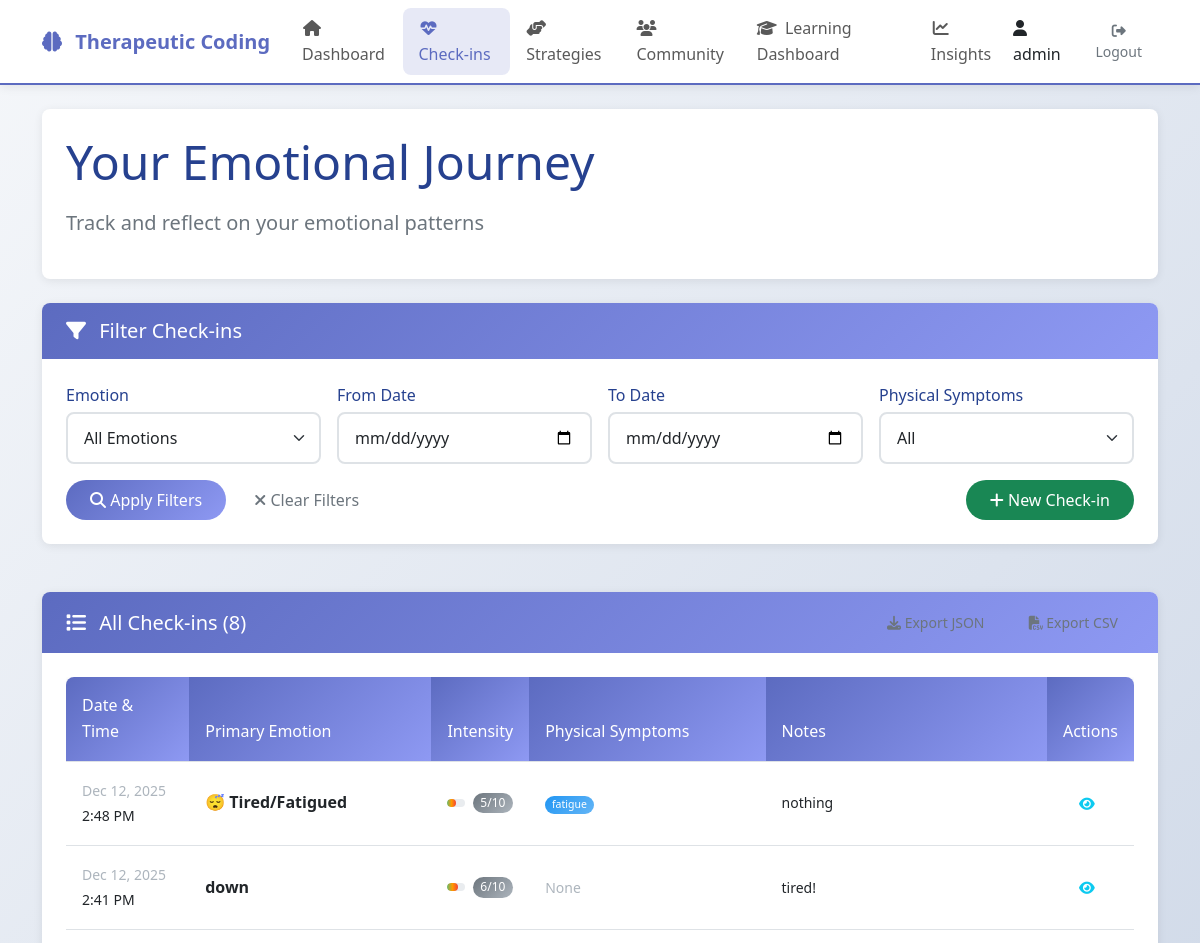
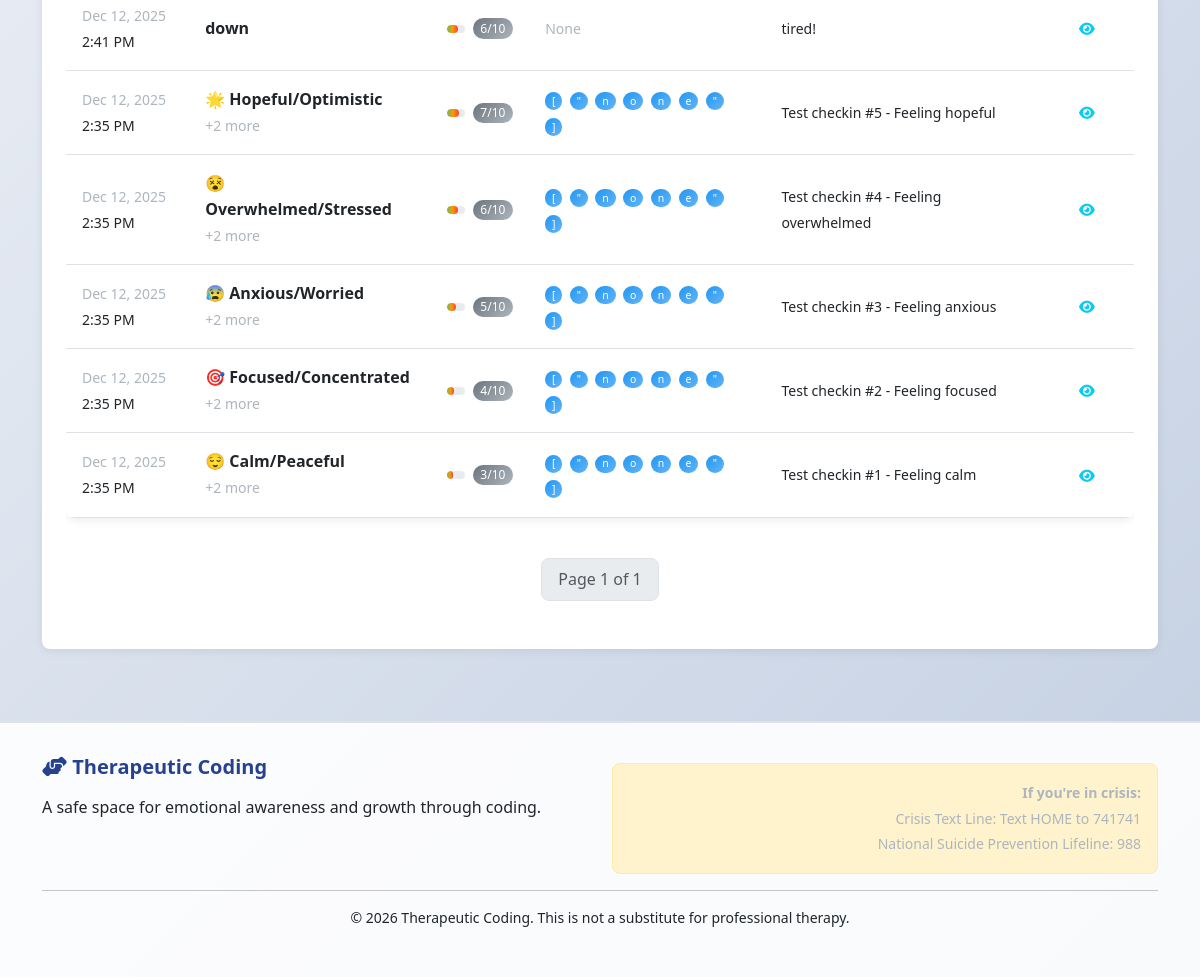
Before: /therapy/checkins/ (signed in) with the older database file (2 pictures, top to bottom).
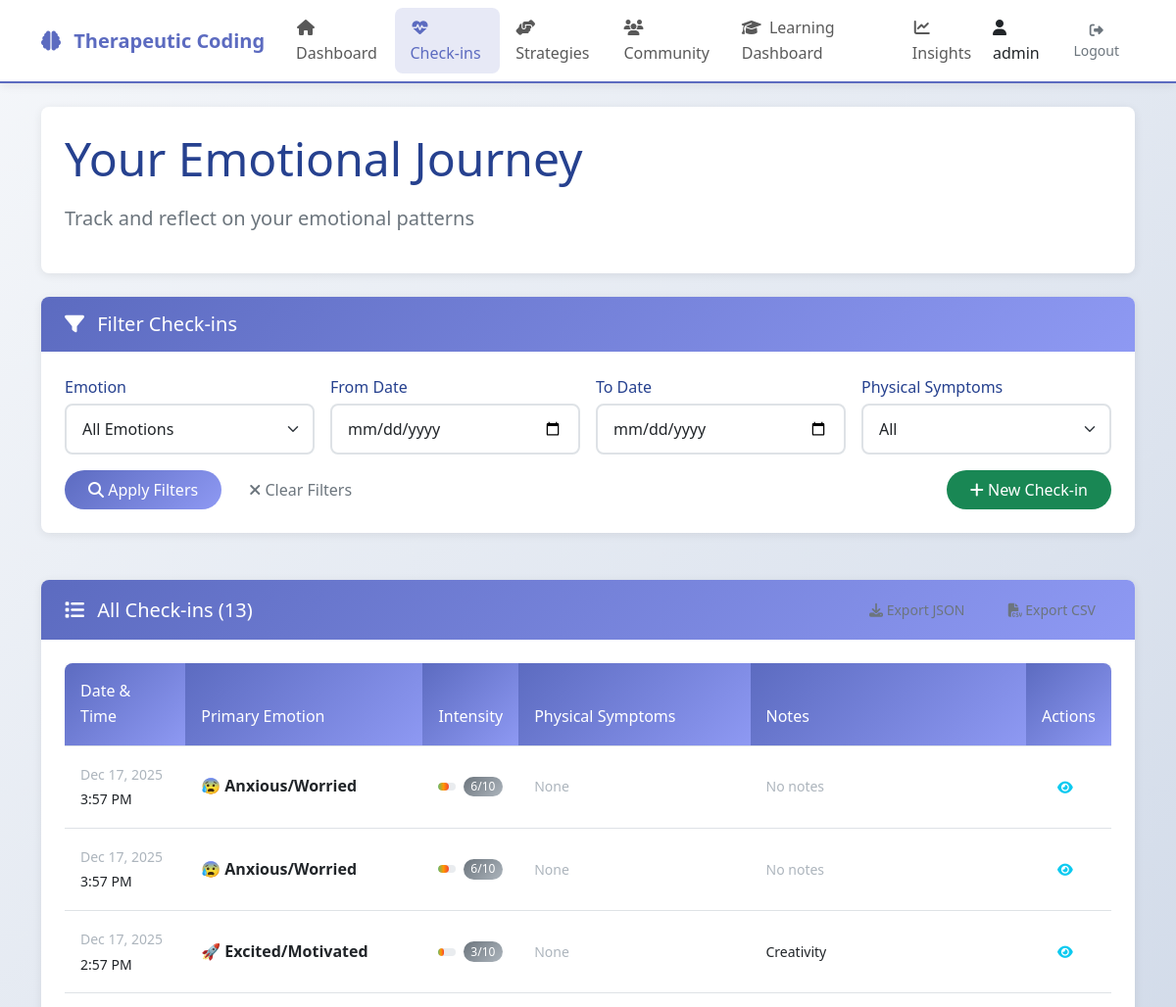
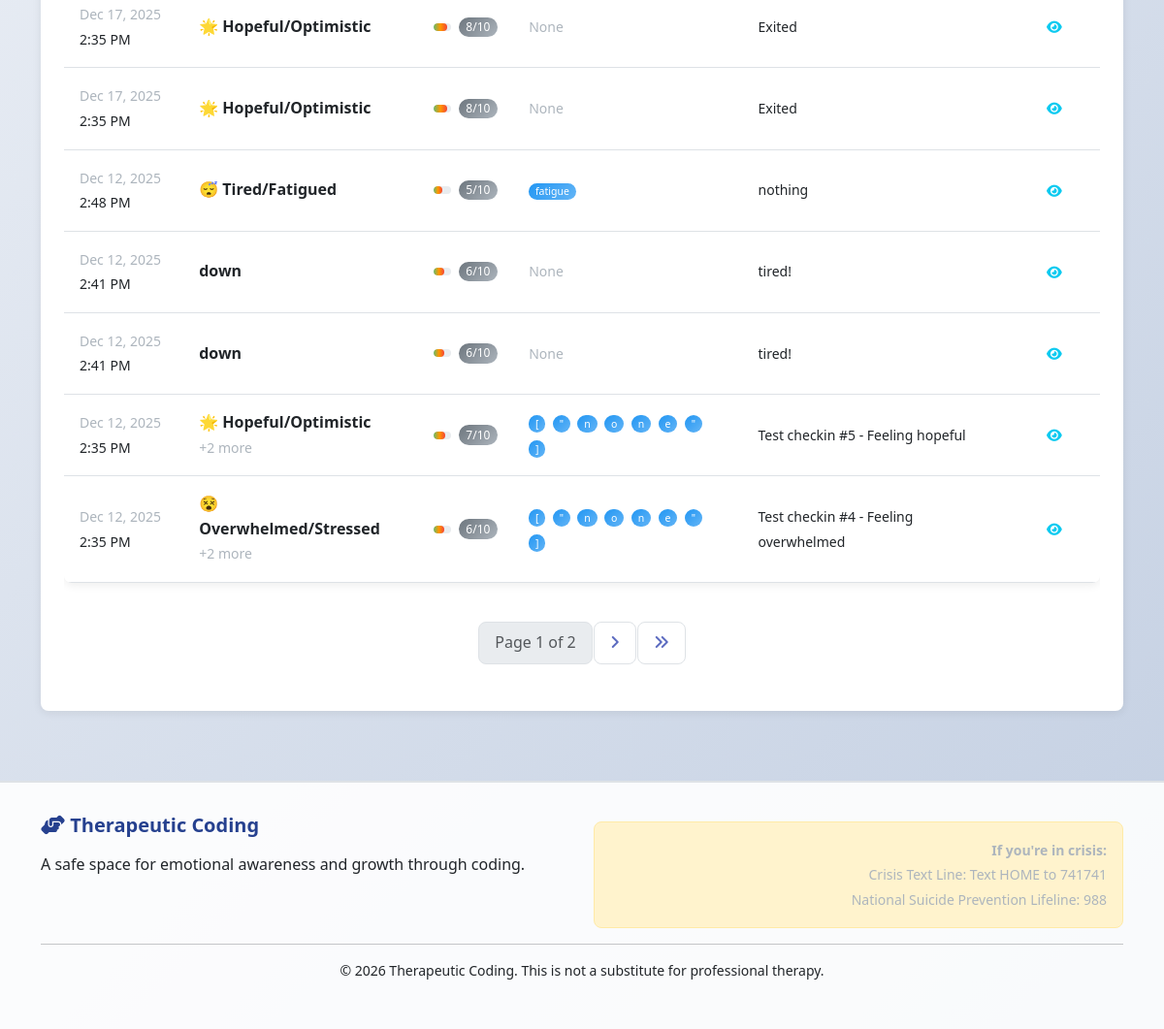
After: the same page with the newer database file (2 pictures, top to bottom).
### therapy/models.py (models this page shows, shortened)
class EmotionalCheckIn(models.Model):
    class EmotionIntensity(models.IntegerChoices):
        VERY_LOW = 1, 'Very Low'
        LOW = 2, 'Low'
        MODERATE = 3, 'Moderate'
        HIGH = 4, 'High'
        VERY_HIGH = 5, 'Very High'
    class PrimaryEmotion(models.TextChoices):
        ANXIOUS = 'anxious', '😰 Anxious/Worried'
        OVERWHELMED = 'overwhelmed', '😵 Overwhelmed/Stressed'
        DOUBTFUL = 'doubtful', '😔 Self-doubting/Insecure'
        FATIGUED = 'fatigued', '😴 Tired/Fatigued'
        CALM = 'calm', '😌 Calm/Peaceful'
        FOCUSED = 'focused', '🎯 Focused/Concentrated'
        HOPEFUL = 'hopeful', '🌟 Hopeful/Optimistic'
        FRUSTRATED = 'frustrated', '😤 Frustrated/Stuck'
        EXCITED = 'excited', '🚀 Excited/Motivated'
        NEUTRAL = 'neutral', '😐 Neutral/Balanced'
    user = models.ForeignKey(
        settings.AUTH_USER_MODEL,
        on_delete=models.CASCADE,
        related_name='emotional_checkins',
        db_index=True
    )
    primary_emotion = models.CharField(
        max_length=20,
        choices=PrimaryEmotion.choices,
        db_index=True
    )
    secondary_emotions = models.JSONField(
        default=list,
        blank=True,
        help_text="List of secondary emotions"
    )
    intensity = models.IntegerField(
        choices=EmotionIntensity.choices,
        default=EmotionIntensity.MODERATE
    )
    PHYSICAL_SYMPTOMS = [
        ('headache', 'Headache'),
        ('stomach', 'Stomach discomfort'),
        ('fatigue', 'Fatigue'),
        ('tension', 'Muscle tension'),
        ('sleep', 'Sleep issues'),
        ('appetite', 'Appetite changes'),
        ('breathing', 'Breathing changes'),
        ('heart', 'Heart rate changes'),
        ('none', 'No physical symptoms'),
    ]
    physical_symptoms = models.JSONField(
        default=list,
        blank=True,
        help_text="List of physical symptoms experienced"
    )
    trigger_description = models.TextField(blank=True)
    context_tags = models.JSONField(
        default=list,
        blank=True,
        help_text="Tags describing context (work, learning, social, etc.)"
    )
    coping_strategies_used = models.JSONField(
        default=list,
        blank=True,
        help_text="Coping strategies attempted"
    )
    coping_effectiveness = models.IntegerField(
        null=True,
        blank=True,
        validators=[MinValueValidator(1), MaxValueValidator(10)],
        help_text="How effective were coping strategies (1-10)"
    )
    notes = models.TextField(blank=True, help_text="Free-form reflection")
    key_insight = models.CharField(max_length=200, blank=True)
    created_at = models.DateTimeField(auto_now_add=True, db_index=True)
    updated_at = models.DateTimeField(auto_now=True)
    class Meta:
        ordering = ['-created_at']
        verbose_name = 'Emotional Check-in'
        verbose_name_plural = 'Emotional Check-ins'
        indexes = [
            models.Index(fields=['user', '-created_at']),
            models.Index(fields=['primary_emotion', 'created_at']),
        ]
        get_latest_by = 'created_at'

### therapy/views.py (the view)
# urls.py: path('checkins/', views.checkin_list, name='checkin_list'),
@login_required
def checkin_list(request):
    checkins = EmotionalCheckIn.objects.filter(user=request.user).order_by('-created_at')
    emotion_filter = request.GET.get('emotion', '')
    date_from = request.GET.get('date_from', '')
    date_to = request.GET.get('date_to', '')
    intensity_min = request.GET.get('intensity_min', '')
    intensity_max = request.GET.get('intensity_max', '')
    if emotion_filter:
        checkins = checkins.filter(primary_emotion=emotion_filter)
    if date_from:
        checkins = checkins.filter(created_at__date__gte=date_from)
    if date_to:
        checkins = checkins.filter(created_at__date__lte=date_to)
    if intensity_min:
        checkins = checkins.filter(intensity__gte=intensity_min)
    if intensity_max:
        checkins = checkins.filter(intensity__lte=intensity_max)
    has_symptoms = request.GET.get('has_symptoms', '')
    if has_symptoms == 'yes':
        checkins = checkins.exclude(physical_symptoms=[])
    elif has_symptoms == 'no':
        checkins = checkins.filter(physical_symptoms=[])
    paginator = Paginator(checkins, 10)
    page_number = request.GET.get('page')
    page_obj = paginator.get_page(page_number)
    context = {
        'page_obj': page_obj,
        'emotion_options': EmotionalCheckIn.PrimaryEmotion.choices,
        'total_checkins': checkins.count(),
        'current_filters': {
            'emotion': emotion_filter,
            'date_from': date_from,
            'date_to': date_to,
            'intensity_min': intensity_min,
            'intensity_max': intensity_max,
            'has_symptoms': has_symptoms,
        }
    }
    return render(request, 'therapy/checkin_list.html', context)

### therapy/templates/therapy/checkin_list.html (shortened to what the changed rows need)
{% extends 'therapy/base.html' %}
{% block page_title %}Your Emotional Journey{% endblock %}
{% block content %}
<div class="row">
    <div class="col-md-12">
        <div class="card">
            <div class="card-header d-flex justify-content-between align-items-center">
                <h5><i class="fas fa-list"></i> All Check-ins ({{ total_checkins }})</h5>
                <div>
                    <a href="{% url 'therapy:export_data' 'json' %}" class="btn btn-outline-secondary btn-sm">
                    </a>
                    <a href="{% url 'therapy:export_data' 'csv' %}" class="btn btn-outline-secondary btn-sm ms-2">
                    </a>
                </div>
            </div>
            <div class="card-body">
                {% if page_obj %}
                <div class="table-responsive">
                    <table class="table table-hover">
                        <thead>
                            <tr>
                                <th>Date & Time</th>
                                <th>Primary Emotion</th>
                                <th>Intensity</th>
                                <th>Physical Symptoms</th>
                                <th>Notes</th>
                                <th>Actions</th>
                            </tr>
                        </thead>
                        <tbody>
                            {% for checkin in page_obj %}
                            <tr>
                                <td>
                                    <small class="text-muted">{{ checkin.created_at|date:"M d, Y" }}</small><br>
                                    <small>{{ checkin.created_at|date:"g:i A" }}</small>
                                </td>
                                <td>
                                    <strong>{{ checkin.get_primary_emotion_display }}</strong>
                                    {% if checkin.secondary_emotions %}
                                    <br><small class="text-muted">
                                        +{{ checkin.secondary_emotions|length }} more
                                    </small>
                                    {% endif %}
                                </td>
                                <td>
                                    <div class="d-flex align-items-center">
                                        <div class="progress flex-grow-1 me-2" style="height: 8px;">
                                            <div class="progress-bar" style="width: {{ checkin.intensity|add:"0" }}0%"></div>
                                        </div>
                                        <span class="badge bg-secondary">{{ checkin.intensity }}/10</span>
                                    </div>
                                </td>
                                <td>
                                    {% if checkin.physical_symptoms %}
                                    <small>
                                        {% for symptom in checkin.physical_symptoms %}
                                        <span class="badge bg-info me-1">{{ symptom }}</span>
                                        {% endfor %}
                                    </small>
                                    {% else %}
                                    <small class="text-muted">None</small>
                                    {% endif %}
                                </td>
                                <td>
                                    {% if checkin.notes %}
                                    <small>{{ checkin.notes|truncatewords:8 }}</small>
                                    {% else %}
                                    <small class="text-muted">No notes</small>
                                    {% endif %}
                                </td>
                                <td>
                                    <a href="{% url 'therapy:checkin_detail' checkin.pk %}"
                                       class="btn btn-sm btn-outline-info" title="View Details">
                                        <i class="fas fa-eye"></i>
                                    </a>
                                </td>
                            </tr>
                            {% endfor %}
                        </tbody>
                    </table>
                </div>
                <nav aria-label="Page navigation">
                    <ul class="pagination justify-content-center">
                        <li class="page-item disabled">
                            <span class="page-link">
                                Page {{ page_obj.number }} of {{ page_obj.paginator.num_pages }}
                            </span>
                        </li>
                        {% if page_obj.has_next %}
                        <li class="page-item">
                            <a class="page-link" href="?page={{ page_obj.next_page_number }}{% for key,value in request.GET.items %}{% if key != 'page' %}&{{ key }}={{ value }}{% endif %}{% endfor %}">
                                <i class="fas fa-angle-right"></i>
                            </a>
                        </li>
                        <li class="page-item">
                            <a class="page-link" href="?page={{ page_obj.paginator.num_pages }}{% for key,value in request.GET.items %}{% if key != 'page' %}&{{ key }}={{ value }}{% endif %}{% endfor %}">
                                <i class="fas fa-angle-double-right"></i>
                            </a>
                        </li>
                        {% endif %}
                    </ul>
                </nav>
                {% endif %}
            </div>
        </div>
    </div>
</div>
{% endblock %}

Changed rows visible on the page:
no longer on this page (row edited): EmotionalCheckIn: created_at "Dec 12, 2025", created_at "2:35 PM", primary_emotion "😰 Anxious/Worried", secondary_emotions|length "2", intensity "5", physical_symptoms "[" "\"" "n" "o" "n" "e" "\"" "]", notes "Test checkin #3 - Feeling anxious"
no longer on this page (row edited): EmotionalCheckIn: created_at "Dec 12, 2025", created_at "2:35 PM", primary_emotion "🎯 Focused/Concentrated", secondary_emotions|length "2", intensity "4", physical_symptoms "[" "\"" "n" "o" "n" "e" "\"" "]", notes "Test checkin #2 - Feeling focused"
no longer on this page (row edited): EmotionalCheckIn: created_at "Dec 12, 2025", created_at "2:35 PM", primary_emotion "😌 Calm/Peaceful", secondary_emotions|length "2", intensity "3", physical_symptoms "[" "\"" "n" "o" "n" "e" "\"" "]", notes "Test checkin #1 - Feeling calm"
added EmotionalCheckIn: created_at "Dec 17, 2025", created_at "3:57 PM", primary_emotion "😰 Anxious/Worried", intensity "6", physical_symptoms "None", notes "No notes"
added EmotionalCheckIn: created_at "Dec 17, 2025", created_at "3:57 PM", primary_emotion "😰 Anxious/Worried", intensity "6", physical_symptoms "None", notes "No notes"
added EmotionalCheckIn: created_at "Dec 17, 2025", created_at "2:57 PM", primary_emotion "🚀 Excited/Motivated", intensity "3", physical_symptoms "None", notes "Creativity"
added EmotionalCheckIn: created_at "Dec 17, 2025", created_at "2:35 PM", primary_emotion "🌟 Hopeful/Optimistic", intensity "8", physical_symptoms "None", notes "Exited"
added EmotionalCheckIn: created_at "Dec 17, 2025", created_at "2:35 PM", primary_emotion "🌟 Hopeful/Optimistic", intensity "8", physical_symptoms "None", notes "Exited"
Other visible differences:
{{ total_checkins }}: "8" → "13"
{{ page_obj.paginator.num_pages }}: "1" → "2"
